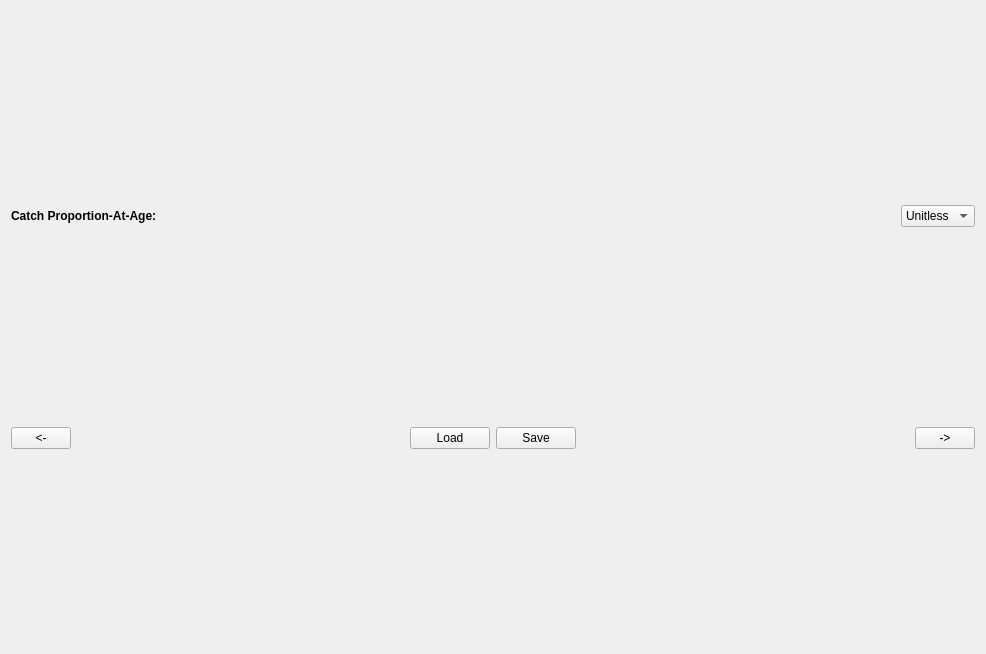
<?xml version="1.0" encoding="UTF-8"?>
<ui version="4.0">
 <class>SSCAA_Tab2_CatchTab</class>
 <widget class="QWidget" name="SSCAA_Tab2_CatchTab">
  <property name="geometry">
   <rect>
    <x>0</x>
    <y>0</y>
    <width>986</width>
    <height>654</height>
   </rect>
  </property>
  <property name="windowTitle">
   <string>Form</string>
  </property>
  <layout class="QVBoxLayout" name="verticalLayout">
   <item>
    <layout class="QHBoxLayout" name="horizontalLayout">
     <item>
      <widget class="QLabel" name="SSCAA_Tab2_TitleLBL">
       <property name="font">
        <font>
         <weight>75</weight>
         <bold>true</bold>
        </font>
       </property>
       <property name="text">
        <string>Catch Proportion-At-Age:</string>
       </property>
      </widget>
     </item>
     <item>
      <widget class="QLabel" name="SSCAA_Tab2_SpeciesLBL">
       <property name="text">
        <string/>
       </property>
      </widget>
     </item>
     <item>
      <spacer name="horizontalSpacer">
       <property name="orientation">
        <enum>Qt::Horizontal</enum>
       </property>
       <property name="sizeHint" stdset="0">
        <size>
         <width>40</width>
         <height>20</height>
        </size>
       </property>
      </spacer>
     </item>
     <item>
      <widget class="QComboBox" name="SSCAA_Tab2_UnitsCMB">
       <property name="toolTip">
        <string>Units</string>
       </property>
       <property name="statusTip">
        <string>Units</string>
       </property>
       <item>
        <property name="text">
         <string>Unitless</string>
        </property>
       </item>
      </widget>
     </item>
    </layout>
   </item>
   <item>
    <layout class="QVBoxLayout" name="SSCAA_Tab2_TVLayoutLT"/>
   </item>
   <item>
    <layout class="QHBoxLayout" name="horizontalLayout_87">
     <item>
      <widget class="QPushButton" name="SSCAA_Tab2_PrevPB">
       <property name="sizePolicy">
        <sizepolicy hsizetype="Fixed" vsizetype="Fixed">
         <horstretch>0</horstretch>
         <verstretch>0</verstretch>
        </sizepolicy>
       </property>
       <property name="minimumSize">
        <size>
         <width>60</width>
         <height>0</height>
        </size>
       </property>
       <property name="maximumSize">
        <size>
         <width>60</width>
         <height>16777215</height>
        </size>
       </property>
       <property name="toolTip">
        <string>Go to the previous page</string>
       </property>
       <property name="statusTip">
        <string>Go to the previous page</string>
       </property>
       <property name="text">
        <string>&lt;-</string>
       </property>
      </widget>
     </item>
     <item>
      <spacer name="horizontalSpacer_95">
       <property name="orientation">
        <enum>Qt::Horizontal</enum>
       </property>
       <property name="sizeHint" stdset="0">
        <size>
         <width>40</width>
         <height>20</height>
        </size>
       </property>
      </spacer>
     </item>
     <item>
      <widget class="QPushButton" name="SSCAA_Tab2_ReloadPB">
       <property name="enabled">
        <bool>true</bool>
       </property>
       <property name="toolTip">
        <string>Load table data</string>
       </property>
       <property name="statusTip">
        <string>Load table data</string>
       </property>
       <property name="text">
        <string>Load</string>
       </property>
      </widget>
     </item>
     <item>
      <widget class="QPushButton" name="SSCAA_Tab2_SavePB">
       <property name="enabled">
        <bool>true</bool>
       </property>
       <property name="toolTip">
        <string>Save above table data</string>
       </property>
       <property name="statusTip">
        <string>Save above table data</string>
       </property>
       <property name="text">
        <string>Save</string>
       </property>
      </widget>
     </item>
     <item>
      <spacer name="verticalSpacer_42">
       <property name="orientation">
        <enum>Qt::Horizontal</enum>
       </property>
       <property name="sizeType">
        <enum>QSizePolicy::Expanding</enum>
       </property>
       <property name="sizeHint" stdset="0">
        <size>
         <width>48</width>
         <height>20</height>
        </size>
       </property>
      </spacer>
     </item>
     <item>
      <widget class="QPushButton" name="SSCAA_Tab2_NextPB">
       <property name="sizePolicy">
        <sizepolicy hsizetype="Fixed" vsizetype="Fixed">
         <horstretch>0</horstretch>
         <verstretch>0</verstretch>
        </sizepolicy>
       </property>
       <property name="minimumSize">
        <size>
         <width>60</width>
         <height>0</height>
        </size>
       </property>
       <property name="maximumSize">
        <size>
         <width>60</width>
         <height>16777215</height>
        </size>
       </property>
       <property name="toolTip">
        <string>Go to next tab page</string>
       </property>
       <property name="statusTip">
        <string>Go to next tab page</string>
       </property>
       <property name="text">
        <string>-&gt;</string>
       </property>
      </widget>
     </item>
    </layout>
   </item>
  </layout>
 </widget>
 <resources/>
 <connections/>
</ui>
